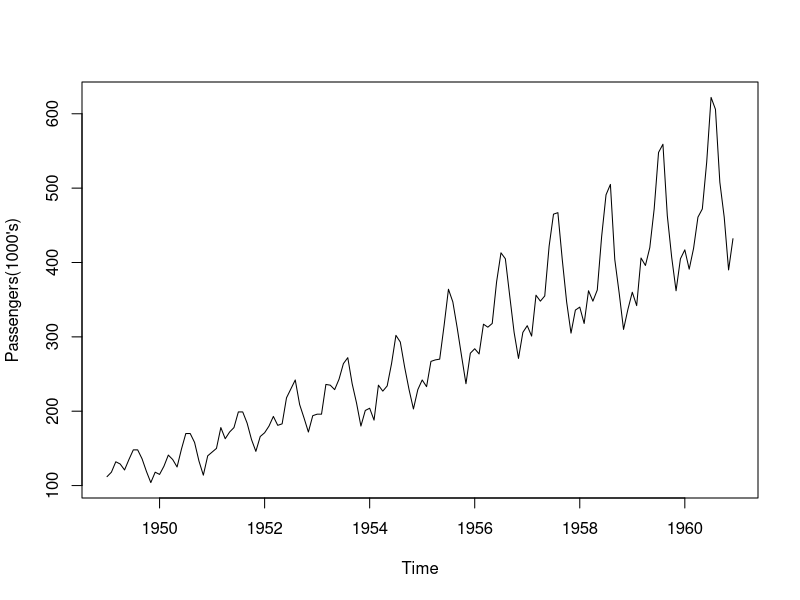
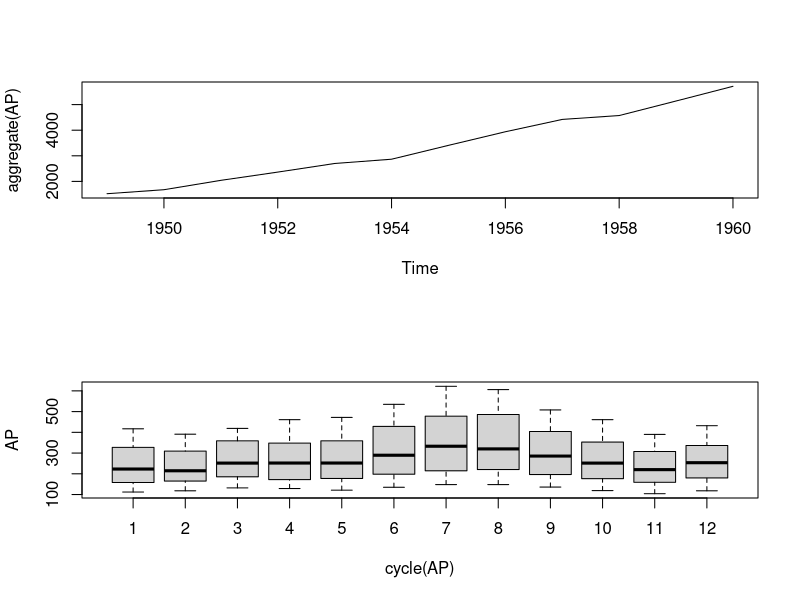

The R source for these figures, in order: (Note: this script raises an error after producing the figures.)
#Example 1: US air passenger
data("AirPassengers")
AP = AirPassengers
AP
class(AP)
start(AP)
end(AP)
frequency(AP)
summary(AP)
#plot the data
plot(AP,ylab = "Passengers(1000's)")
layout(1:2)
plot(aggregate(AP))
boxplot(AP~cycle(AP))
#example 2: unemployment: Maine
Maine
class(Maine)
Maine.months.ts = ts(Maine,start = c(1996,1),frequency = 12)
Maine.months.ts
class(Maine.months.ts)
Maine.annual.ts = aggregate(Maine.months.ts)/12
layout(1:2)
plot(Maine.months.ts, ylab= "unemployed(%)")
plot(Maine.annual.ts, ylab="unemployed(%)")
#extract the time series
Maine.Feb = window(Maine.months.ts,start = c(1996,2),freq = TRUE)
Maine.Aug = window(Maine.months.ts, start = c(1996,8),freq = TRUE)
Feb.ratio = mean(Maine.Feb)/mean(Maine.months.ts)
Aug.ratio = mean(Maine.Aug)/mean(Maine.months.ts)
Feb.ratio
Aug.ratio
# Example 3: Electricity, beer and chocolate data
View(cbe)
cbe[1:4,]
class(cbe)
#create a time series object
Elec.ts = ts(cbe[,3],start = 1958,frequency = 12)
Beer.ts = ts(cbe[,2], start =1958, frequency = 12)
Choc.ts = ts(cbe[,1], start = 1958, frequency = 12)
#plot with cbind to plot several series in one figure
plot(cbind(Elec.ts,Beer.ts,Choc.ts))
# intersection between air passenger and electricity data
Ap.elec = ts.intersect(AP,Elec.ts)
start(Ap.elec)
end(Ap.elec)
Ap.elec[1:3,]
NewAP = Ap.elec[,1]
Elec = Ap.elec[,2]
layout(1:2)
plot(NewAP, ylab = "air passengers/1000's")
plot(Elec, ylab = "electricity/Kwh")

plot(as.vector(NewAP),as.vector(Elec),xlab = "air passengers in 1000's",
     ylab = "electricity production/kwh")
abline(reg = lm(Elec~NewAP))

cor(NewAP,Elec)
